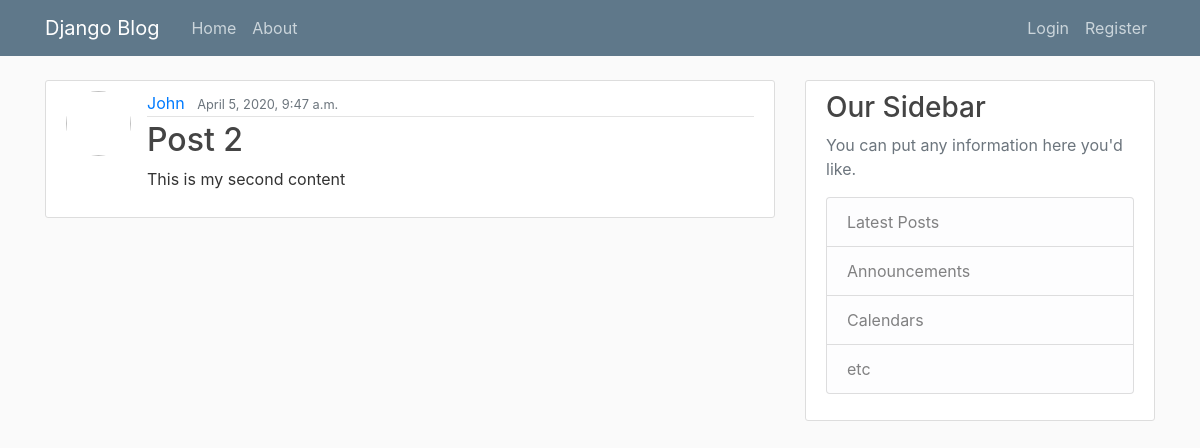
The app's page /post/2/, older data.
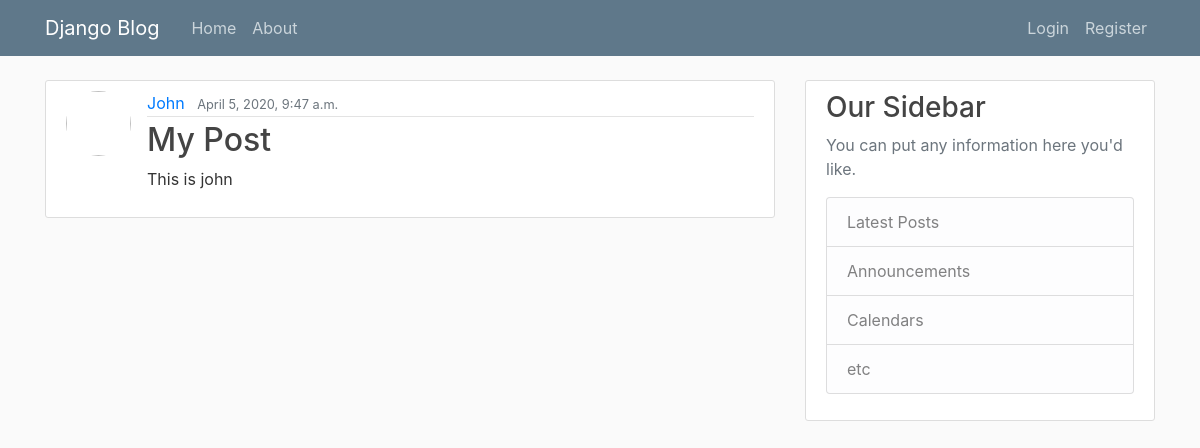
The same page, newer data.
### blog/models.py (models this page shows, shortened)
class Post(models.Model):
   title = models.CharField(max_length=100)
   content = models.TextField()
   date_posted = models.DateTimeField(default=timezone.now)
   author = models.ForeignKey(User, on_delete=models.CASCADE)

### blog/views.py (the view)
# urls.py: path('post/<int:pk>/', PostDetailView.as_view(), name="post-detail"),
class PostDetailView(DetailView):
    model = Post
    context_object_name = 'post'

### blog/templates/blog/post_detail.html (shortened to what this page needs)
{% extends 'blog/base.html' %}
{% block content %}
<article class="media content-section">
  <img src="{{ post.author.profile.image.url }} " class="article-img rounded-circle">
    <div class="media-body">
        <div class="article-metadata">
            <a class="mr-2" href="{% url 'user-post' post.author.username %}">{{ post.author }}</a>
            <small class="text-muted">{{ post.date_posted }}</small>
        </div>
        <h2 class="article-title">{{ post.title }}</h2>
        <p class="article-content">{{ post.content }}</p>
    </div>
</article>
{% endblock %}

Row changes from the older to the newer data that the page shows:
changed Post "John": title "Post 2" → "My Post"; content "This is my second content" → "This is john"
